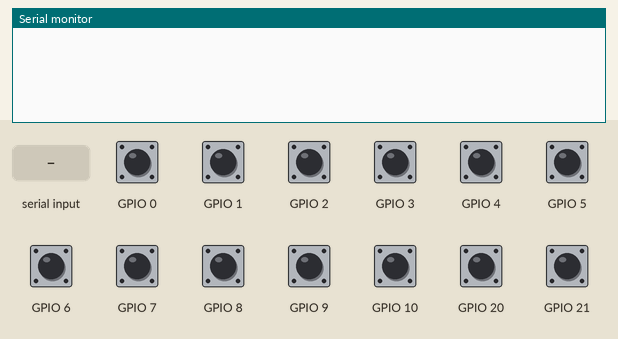
The program below on a simulated ESP32-C3. Shown: the last lines printed to the serial monitor. Inputs (shaded band) come from the test bench; at power-on: GPIO 0–10, GPIO 20, GPIO 21 HIGH.

Above: at 1.2 s.
1.3 s: GPIO 0 pulled LOW for 1 s
At 3.4 s:
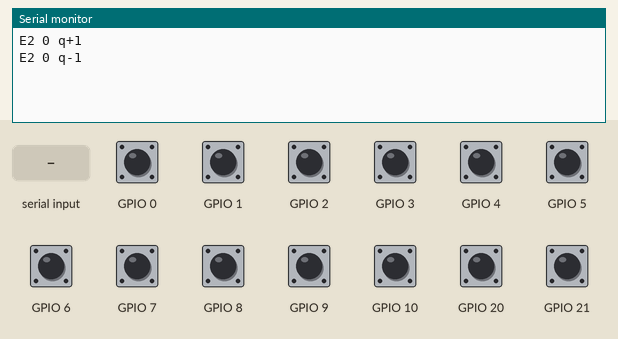
4.2 s: GPIO 4 pulled LOW for 0.15 s
At 5.4 s:
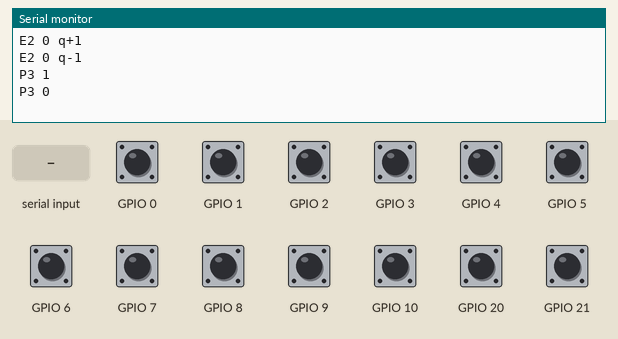
5.8 s: GPIO 9 pulled LOW for 0.15 s
At 6.5 s:
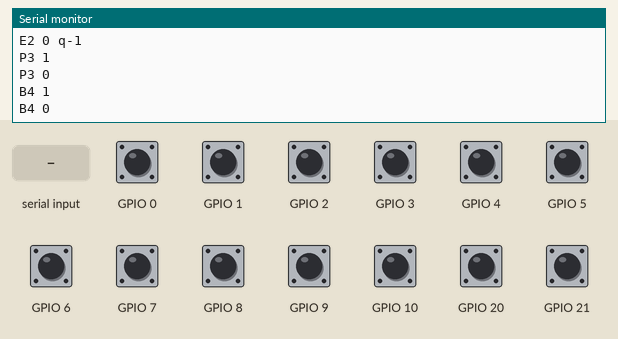
7.4 s: "?" received over Serial
At 8.1 s:
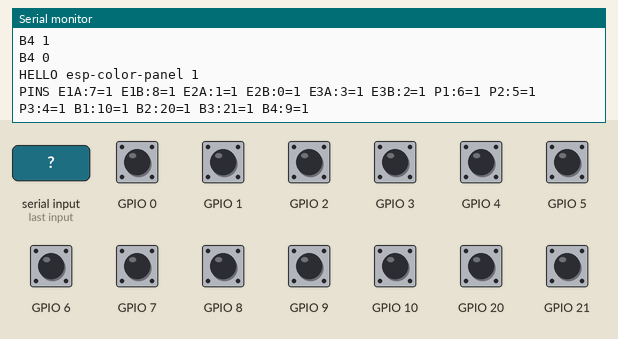
8.9 s: GPIO 2 pulled LOW for 1 s
At 10.8 s:
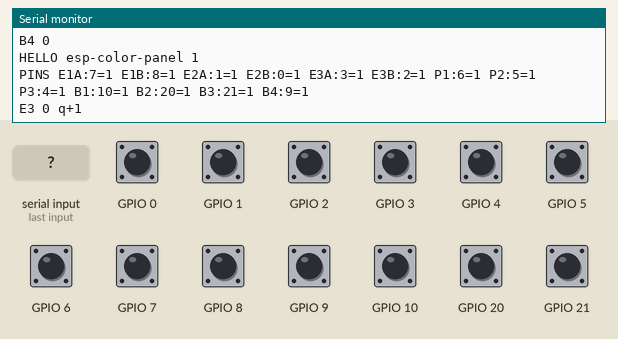

The program:

main.cpp
```cpp
// ESP32-C3 SuperMini with 3 EC11 encoders (with push switch) and 4 buttons, for the fake Micro Color Panel.
// Each event is a text line over USB:
//   E1 +1 q+4    encoder 1 moved one click forward (q = quarter steps, to tell which kind of encoder it is)
//   E1 0 q+2     it moved without completing a click
//   P1 1 / P1 0  encoder 1 push switch pressed / released
//   B1 1 / B1 0  button 1 pressed / released
//   PINS ...     level of each pin (on '?')
// Everything goes from pin to GND with the internal pull-up: 1 = open, 0 = closed.
#include <Arduino.h>
#include "esp_timer.h"
#include "soc/gpio_reg.h"

struct Enc { uint8_t a, b; int8_t sign; volatile int32_t clicks, quarters; int8_t acc; uint8_t st; };
static Enc enc[3] = {{7, 8, +1}, {1, 0, -1}, {3, 2, -1}};   // {A, B, sign}: -1 = reversed direction

struct Sw { const char *name; uint8_t pin; volatile bool down; uint8_t count; };
static Sw sw[7] = {{"P1", 6}, {"P2", 5}, {"P3", 4}, {"B1", 10}, {"B2", 20}, {"B3", 21}, {"B4", 9}};

// index = (previous state << 2) | new state; state = (A << 1) | B
static const int8_t TABLE[16] = {0, -1, +1, 0, +1, 0, 0, -1, -1, 0, 0, +1, 0, +1, -1, 0};

static void scan(void *) {   // every 500 µs
    uint32_t in = REG_READ(GPIO_IN_REG);
    for (auto &e : enc) {
        uint8_t s = (((in >> e.a) & 1) << 1) | ((in >> e.b) & 1);
        int8_t d = TABLE[(e.st << 2) | s] * e.sign;
        e.st = s;
        if (d) { e.acc += d; e.quarters += d; }
        if (s == 3) {   // EC11 detent: both contacts open
            if (e.acc >= 2) e.clicks++;
            else if (e.acc <= -2) e.clicks--;
            e.acc = 0;
        }
    }
    for (auto &w : sw) {   // debounce: 5 ms stable
        bool down = !((in >> w.pin) & 1);
        if (down == w.down) w.count = 0;
        else if (++w.count >= 10) { w.down = down; w.count = 0; }
    }
}

static void pins() {
    uint32_t in = REG_READ(GPIO_IN_REG);
    Serial.print("PINS");
    for (int i = 0; i < 3; i++)
        Serial.printf(" E%dA:%d=%d E%dB:%d=%d", i + 1, enc[i].a, (int)((in >> enc[i].a) & 1),
                      i + 1, enc[i].b, (int)((in >> enc[i].b) & 1));
    for (auto &w : sw) Serial.printf(" %s:%d=%d", w.name, w.pin, (int)((in >> w.pin) & 1));
    Serial.println();
}

void setup() {
    Serial.begin(115200);
    Serial.setTxTimeoutMs(0);   // don't block if nobody reads the port
    for (auto &e : enc) { pinMode(e.a, INPUT_PULLUP); pinMode(e.b, INPUT_PULLUP); }
    for (auto &w : sw) pinMode(w.pin, INPUT_PULLUP);
    delay(5);
    uint32_t in = REG_READ(GPIO_IN_REG);
    for (auto &e : enc) e.st = (((in >> e.a) & 1) << 1) | ((in >> e.b) & 1);
    for (auto &w : sw) w.down = !((in >> w.pin) & 1);
    const esp_timer_create_args_t args = {.callback = scan, .name = "scan"};
    esp_timer_handle_t t;
    esp_timer_create(&args, &t);
    esp_timer_start_periodic(t, 500);
}

void loop() {
    static int32_t prev_clicks[3], prev_quarters[3];
    static uint32_t t_move[3];
    static bool prev_down[7];
    static bool first = true;
    if (first) { for (int j = 0; j < 7; j++) prev_down[j] = sw[j].down; first = false; }

    for (int i = 0; i < 3; i++) {
        int32_t c = enc[i].clicks, q = enc[i].quarters;
        if (c != prev_clicks[i]) {
            Serial.printf("E%d %+d q%+d\n", i + 1, (int)(c - prev_clicks[i]), (int)(q - prev_quarters[i]));
            prev_clicks[i] = c; prev_quarters[i] = q; t_move[i] = 0;
        } else if (q != prev_quarters[i]) {   // it moved but didn't reach a detent
            if (!t_move[i]) t_move[i] = millis();
            else if (millis() - t_move[i] > 400) {
                Serial.printf("E%d 0 q%+d\n", i + 1, (int)(q - prev_quarters[i]));
                prev_quarters[i] = q; t_move[i] = 0;
            }
        }
    }
    for (int j = 0; j < 7; j++) {
        bool d = sw[j].down;
        if (d != prev_down[j]) { Serial.printf("%s %d\n", sw[j].name, d ? 1 : 0); prev_down[j] = d; }
    }
    while (Serial.available()) if (Serial.read() == '?') { Serial.println("HELLO esp-color-panel 1"); pins(); }
    delay(1);
}
```

Measured:
- after the input at 1.3 s, the serial monitor: prints a new line after 0.40 s (image 1)
- after the input at 4.2 s, the serial monitor: prints a new line at once (image 2)
- after the input at 5.8 s, the serial monitor: prints a new line at once (image 3)
- after the input at 7.4 s, the serial monitor: prints a new line at once (image 4)
- after the input at 8.9 s, the serial monitor: prints a new line after 0.40 s (image 5)
